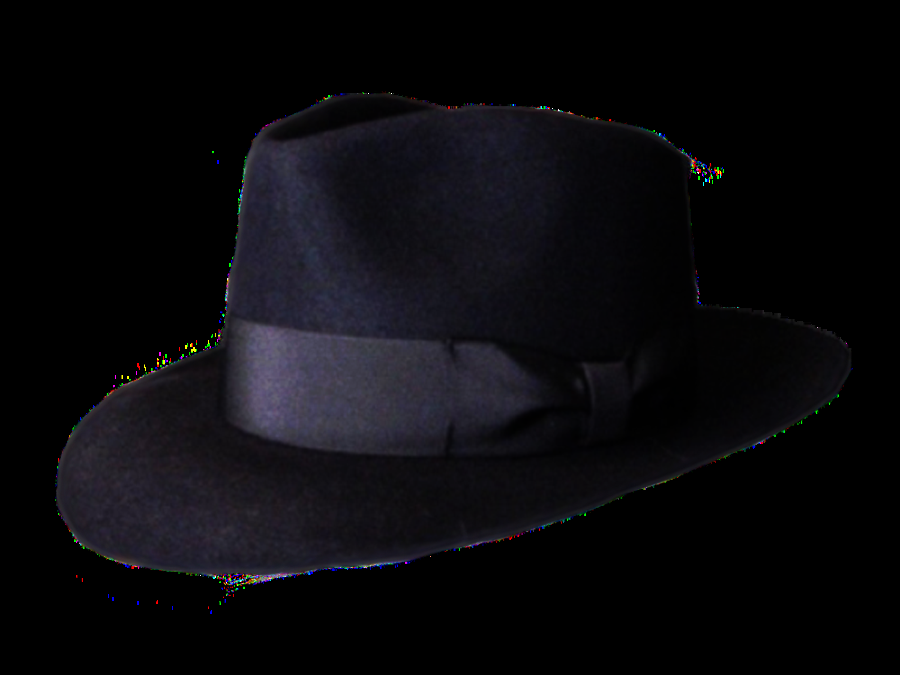
#> input picture opencv/opencv examples/fedora.png, 900 x 675 px
$ python facial_det.py
#> lines starting #> are read from the running program, lines starting #| are printed output that depends on the picture
import cv2

cap = cv2.VideoCapture(0)
face_cascade = cv2.CascadeClassifier(cv2.data.haarcascades + 'haarcascade_frontalface_default.xml')
# eye_cascade = cv2.CascadeClassifier(cv2.data.haarcascades + 'haarcascade_eye.xml')
hat=cv2.imread("fedora.png", cv2.IMREAD_UNCHANGED)
#> hat is the input picture: shape (675, 900, 4); mean B, G, R, A 12.6, 9.5, 10.1, 100.6
while True:
    ret, frame = cap.read()
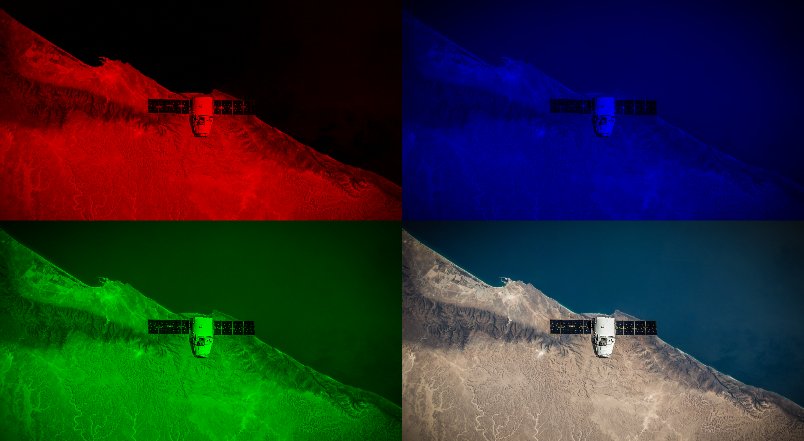
#> input picture opencv/opencv examples/chaneled.png, 804 x 441 px, given in place of the camera
#> frame is the input picture: shape (441, 804, 3); mean B, G, R 45.9, 44.6, 39.4

    gray = cv2.cvtColor(frame, cv2.COLOR_BGR2GRAY)
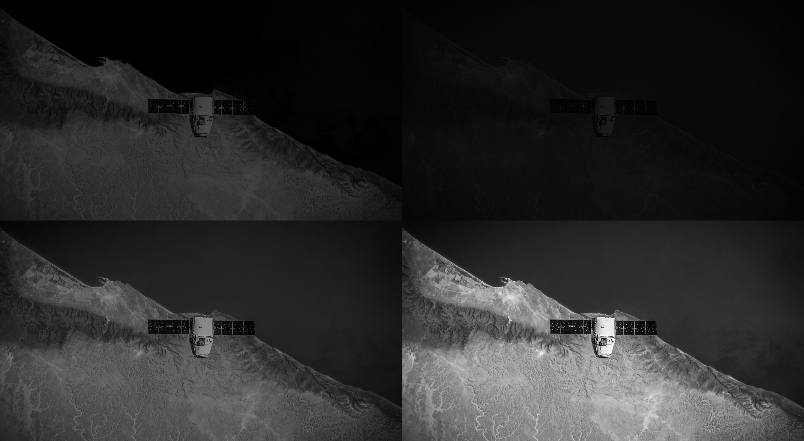
#> gray: shape (441, 804); min 0, max 254, mean 43.2
    frame=cv2.cvtColor(frame,cv2.COLOR_BGR2BGRA)
#> frame: shape (441, 804, 4)
    faces = face_cascade.detectMultiScale(gray, 1.3, 5)
#> faces = ()
    for (x, y, w, h) in faces:
        w=int(w*1.4)
        h=int(hat.shape[0]*(w/hat.shape[1]))
        rhat=cv2.resize(hat,(w,h))
        for i in range(w):
            for ii in range(h):
                if rhat[ii][i][3]>5:
                    frame[y-int(2*h/3.3)+ii][x-int(w/8)+i]=rhat[ii][i]
#> this loop made 0 passes

        # [7 lines of commented-out code are left out]

    cv2.imshow('frame', frame)
    if cv2.waitKey(1) == ord('q'):
#> (key q is pressed here)
        break

cap.release()
cv2.destroyAllWindows()
